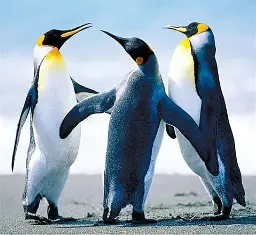
#> input picture Image processing/Photos/photo_1.webp, 256 x 235 px
$ python Edge_detection.py
#> lines starting #> are read from the running program, lines starting #| are printed output that depends on the picture; after the words box and inside, x2 and y2 are one past the last pixel; in counts of white or black regions, pixels touching at a corner belong together
import cv2
from skimage.filters import roberts, sobel, farid, scharr, prewitt

image = cv2.imread("Photos/photo_1.webp", 0)
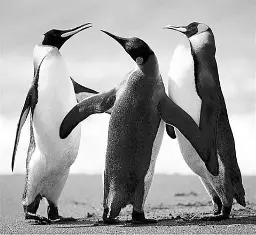
#> image: shape (235, 256); min 0, max 255, mean 158.5


if image is None:
    print("Error: Image not found. Check the path.")
else:
    roberts_img = roberts(image)
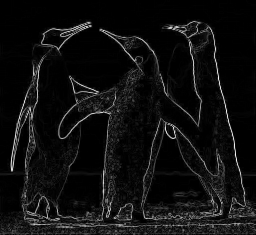
#> roberts_img: shape (235, 256) float64; min 0, max 0.977, mean 0.062
    sobel_img = sobel(image)
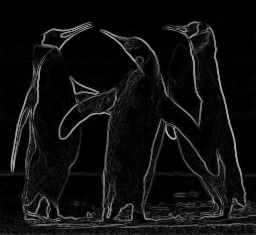
#> sobel_img: shape (235, 256) float64; min 0, max 0.744, mean 0.0603
    scharr_img = scharr(image)

    farid_img = farid(image)
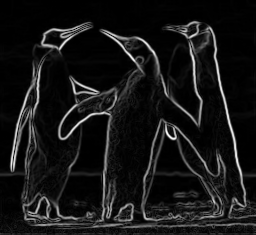
#> farid_img: shape (235, 256) float64; min 8.67e-19, max 0.275, mean 0.0242; drawn with min black and max white
    prewitt_img = prewitt(image)

    cv2.imshow("Roberts image", roberts_img)
    cv2.imshow("Sobel image", sobel_img)
    cv2.imshow("Scharr image", scharr_img)
    cv2.imshow("Farid image", farid_img)
    cv2.imshow("Prewitt image", prewitt_img)

    cv2.waitKey(0)


    cv2.destroyAllWindows()


###########################################################################
import cv2

image = cv2.imread("Photos/photo_1.webp", 0)
canny_edge = cv2.Canny(image,50,180)
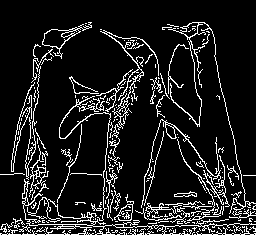
#> canny_edge: shape (235, 256); 11.8% white in thin lines or dots
cv2.imshow("Canny edge delection",canny_edge)
cv2.waitKey(0)
cv2.destroyAllWindows()

$ run again, with Image processing/Photos/image.webp copied over Image processing/Photos/photo_1.webp
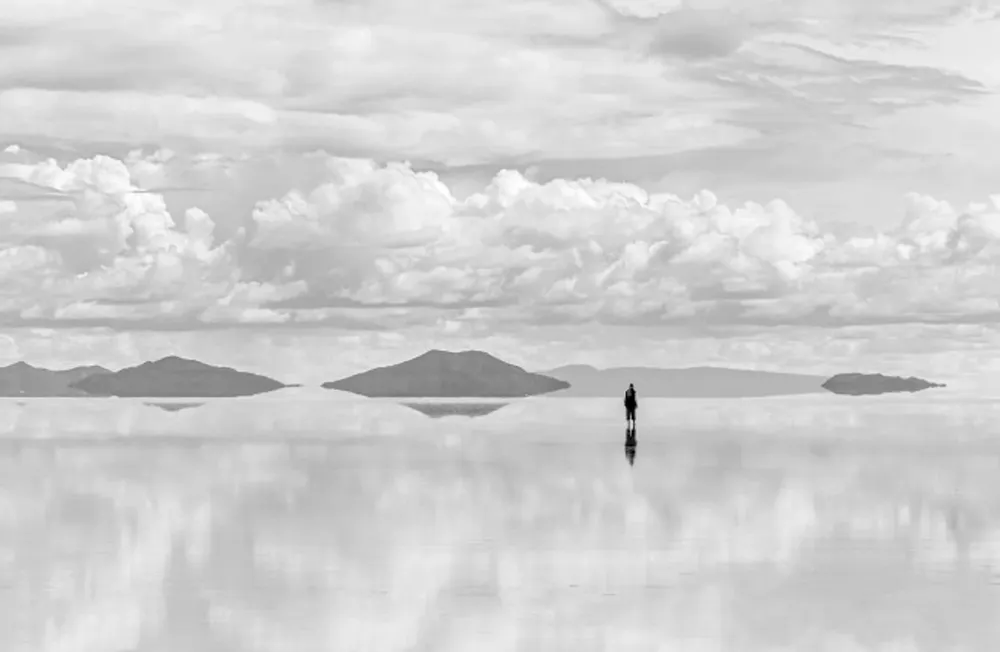
#> input picture Image processing/Photos/image.webp, 1000 x 652 px, shrunk from 1680 x 1096 before the run
#> `roberts_img = roberts(image)`:
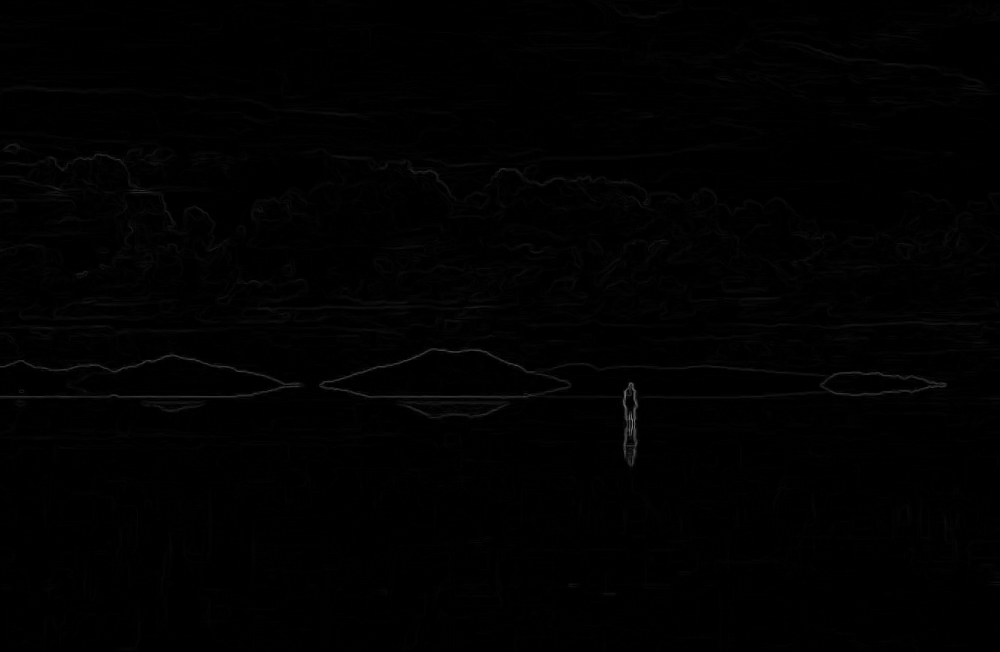
#> roberts_img: shape (652, 1000) float64; min 0, max 0.458, mean 0.00671
#> `canny_edge = cv2.Canny(image,50,180)`:
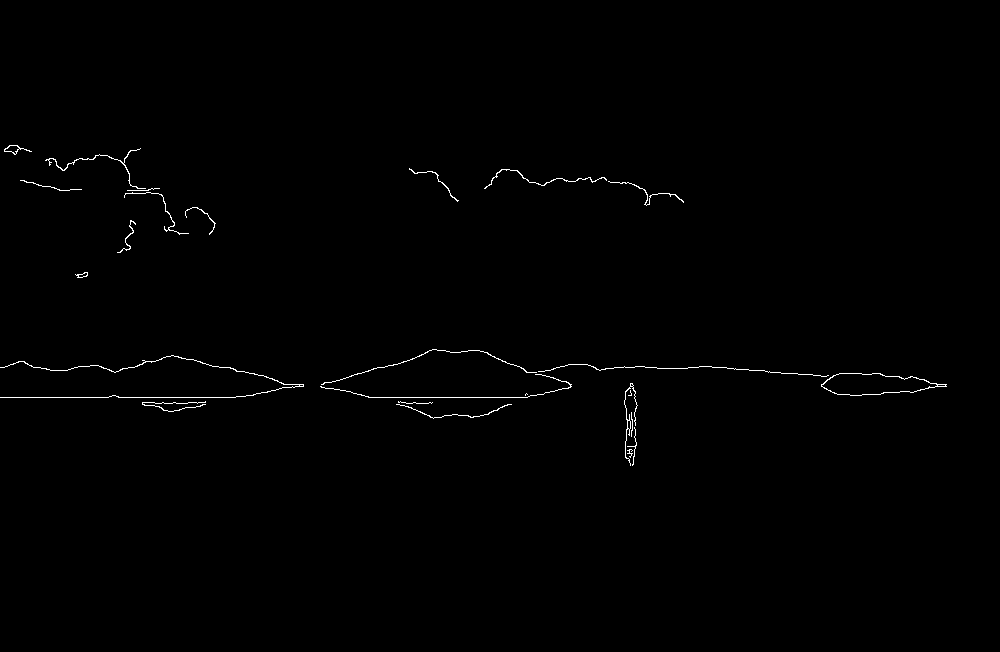
#> canny_edge: shape (652, 1000); 0.52% white in thin lines or dots, all inside (x1, y1, x2, y2) = (0, 145, 947, 466)
